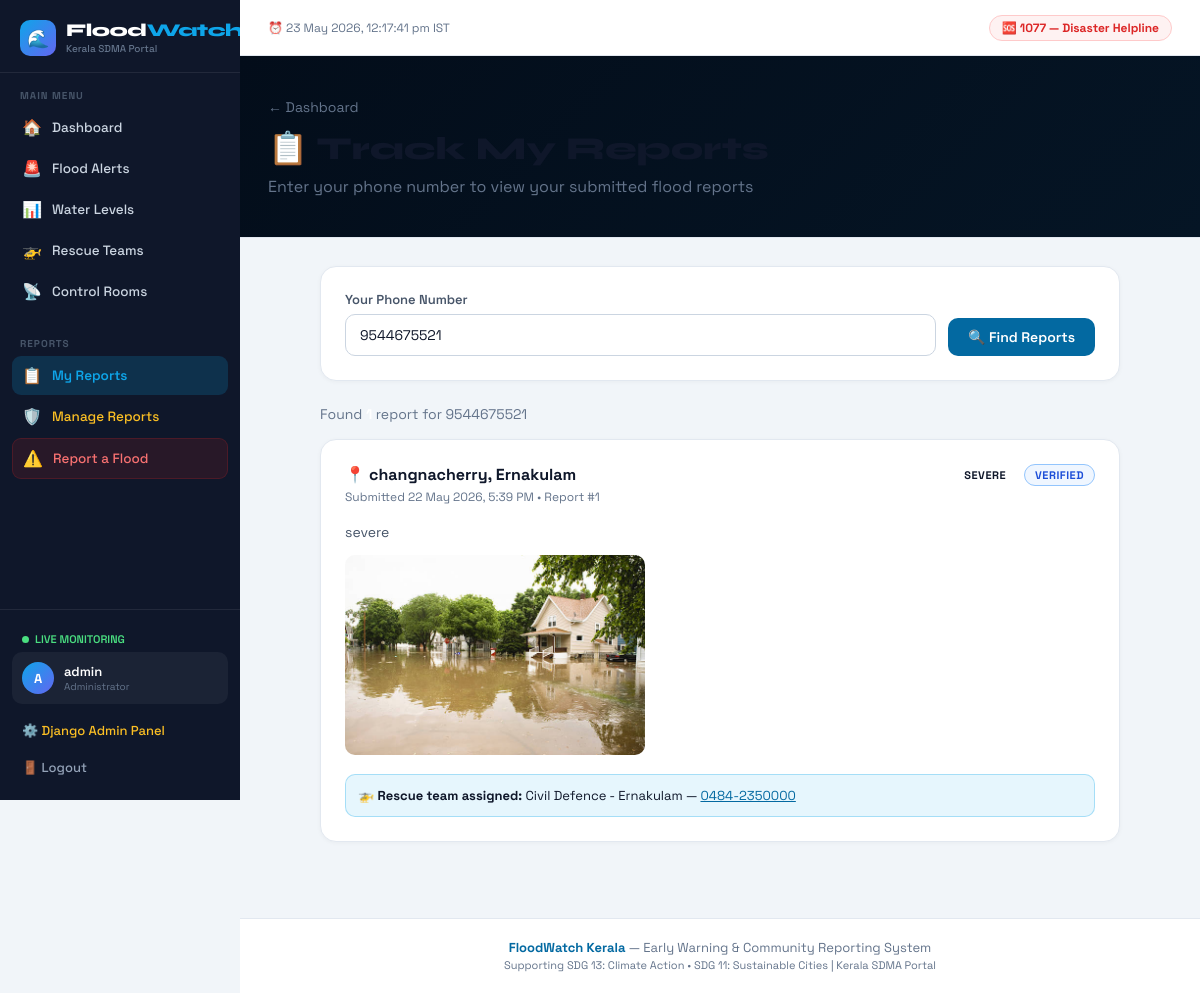
Screenshot of /my-reports/?phone=9544675521 (signed in) with the database file from the repository.
### core/models.py (models this page shows, shortened)
class FloodReport(models.Model):
    STATUS_CHOICES = [
        ('PENDING', 'Pending Review'),
        ('VERIFIED', 'Verified'),
        ('RESOLVED', 'Resolved'),
        ('REJECTED', 'Rejected'),
    ]
    SEVERITY_CHOICES = [
        ('MINOR', 'Minor'),
        ('MODERATE', 'Moderate'),
        ('SEVERE', 'Severe'),
        ('CATASTROPHIC', 'Catastrophic'),
    ]
    reporter_name = models.CharField(max_length=200)
    reporter_phone = models.CharField(max_length=20)
    reporter_email = models.EmailField(blank=True)
    location = models.CharField(max_length=300)
    district = models.CharField(max_length=100)
    description = models.TextField()
    water_level_estimate = models.CharField(max_length=100, blank=True)
    severity = models.CharField(max_length=20, choices=SEVERITY_CHOICES, default='MODERATE')
    photo = models.ImageField(upload_to='reports/%Y/%m/', null=True, blank=True)
    latitude = models.FloatField(null=True, blank=True)
    longitude = models.FloatField(null=True, blank=True)
    status = models.CharField(max_length=20, choices=STATUS_CHOICES, default='PENDING')
    reported_at = models.DateTimeField(default=timezone.now)
    reviewed_by = models.ForeignKey(User, on_delete=models.SET_NULL, null=True, blank=True, related_name='reviewed_reports')
    admin_notes = models.TextField(blank=True)
    rescue_team_assigned = models.ForeignKey(RescueTeam, on_delete=models.SET_NULL, null=True, blank=True)
    people_affected = models.IntegerField(default=0)
    evacuation_needed = models.BooleanField(default=False)
    class Meta:
        ordering = ['-reported_at']
        verbose_name = "Flood Report"
        verbose_name_plural = "Flood Reports"

class RescueTeam(models.Model):
    name = models.CharField(max_length=200)
    team_type = models.CharField(max_length=100, choices=[
        ('NDRF', 'NDRF - National Disaster Response Force'),
        ('SDRF', 'SDRF - State Disaster Response Force'),
        ('FIRE', 'Fire & Rescue Services'),
        ('COAST_GUARD', 'Coast Guard'),
        ('POLICE', 'Police Emergency'),
        ('HEALTH', 'Health & Medical'),
        ('CIVIL', 'Civil Defence'),
        ('NGO', 'NGO / Volunteer Group'),
        ('OTHER', 'Other'),
    ])
    contact_number = models.CharField(max_length=20)
    alternate_number = models.CharField(max_length=20, blank=True)
    email = models.EmailField(blank=True)
    district = models.CharField(max_length=100)
    base_location = models.CharField(max_length=200)
    is_available = models.BooleanField(default=True)
    personnel_count = models.IntegerField(default=0)
    vehicles_available = models.IntegerField(default=0)
    boats_available = models.IntegerField(default=0)
    notes = models.TextField(blank=True)
    created_at = models.DateTimeField(auto_now_add=True)
    updated_at = models.DateTimeField(auto_now=True)
    class Meta:
        ordering = ['district', 'name']
        verbose_name = "Rescue Team"
        verbose_name_plural = "Rescue Teams"

### core/views.py (the view)
# urls.py: path('my-reports/', views.my_reports, name='my_reports'),
@login_required
def my_reports(request):
    phone = request.GET.get('phone', '')
    reports = []
    if phone:
        reports = FloodReport.objects.filter(reporter_phone=phone).order_by('-reported_at')
    return render(request, 'core/my_reports.html', {'reports': reports, 'phone': phone, 'page': 'my_reports'})

### core/templates/core/my_reports.html (shortened to what this page needs)
{% extends 'core/base.html' %}
{% block content %}
<div style="background:linear-gradient(135deg,#030d1a,#051525); border-bottom:1px solid var(--border); padding:40px 0;">
    <div class="container">
        <a href="/" style="color:var(--text-muted); text-decoration:none; font-size:14px;">← Dashboard</a>
        <h1 style="font-family:'Syne',sans-serif; font-size:32px; font-weight:800; margin-top:12px;">📋 Track My Reports</h1>
        <p style="color:var(--text-muted); margin-top:8px;">Enter your phone number to view your submitted flood reports</p>
    </div>
</div>
<div class="container page-body" style="max-width:800px;">
    <div class="card" style="margin-bottom:24px;">
        <form method="get" style="display:flex; gap:12px; align-items:flex-end; flex-wrap:wrap;">
            <div style="flex:1; min-width:200px;">
                <label class="form-label">Your Phone Number</label>
                <input type="text" name="phone" value="{{ phone }}" placeholder="+91 XXXXX XXXXX" class="form-input">
            </div>
            <button type="submit" class="btn btn-primary">🔍 Find Reports</button>
        </form>
    </div>
    {% if phone %}
        {% if reports %}
        <div style="margin-bottom:16px; font-size:14px; color:var(--text-muted);">
            Found <strong style="color:white;">{{ reports.count }}</strong> report{{ reports.count|pluralize }} for {{ phone }}
        </div>
        {% for report in reports %}
        <div class="card" style="margin-bottom:16px;">
            <div style="display:flex; justify-content:space-between; align-items:flex-start; margin-bottom:16px; flex-wrap:wrap; gap:8px;">
                <div>
                    <div style="font-weight:700; font-size:16px; margin-bottom:4px;">📍 {{ report.location }}, {{ report.district }}</div>
                    <div style="font-size:12px; color:var(--text-muted);">Submitted {{ report.reported_at|date:"d M Y, g:i A" }} • Report #{{ report.id }}</div>
                </div>
                <div style="display:flex; gap:8px;">
                    <span class="badge badge-{{ report.severity|lower }}">{{ report.severity }}</span>
                    <span class="badge badge-{{ report.status|lower }}">{{ report.status }}</span>
                </div>
            </div>
            <p style="font-size:14px; color:var(--text-dim); line-height:1.6; margin-bottom:12px;">{{ report.description }}</p>
            {% if report.photo %}
            <img src="{{ report.photo.url }}" style="max-width:100%; max-height:200px; border-radius:10px; object-fit:cover;" alt="Report photo">
            {% endif %}
            {% if report.rescue_team_assigned %}
            <div style="margin-top:14px; padding:12px; background:rgba(14,165,233,0.1); border:1px solid rgba(14,165,233,0.3); border-radius:10px; font-size:13px;">
                🚁 <strong>Rescue team assigned:</strong> {{ report.rescue_team_assigned.name }} —
                <a href="tel:{{ report.rescue_team_assigned.contact_number }}" style="color:var(--primary);">{{ report.rescue_team_assigned.contact_number }}</a>
            </div>
            {% endif %}
        </div>
        {% endfor %}
        {% endif %}
    {% endif %}
</div>
{% endblock %}

### core/templates/core/base.html (shortened to what this page needs)
<!DOCTYPE html>
<html lang="en">
<head>
</head>
<body>
<aside class="sidebar" id="sidebar">
    <a href="/" class="sidebar-brand">
        <div class="sidebar-logo">🌊</div>
        <div>
            <div class="sidebar-brand-text">Flood<span>Watch</span></div>
            <div class="sidebar-brand-sub">Kerala SDMA Portal</div>
        </div>
    </a>
    <div class="sidebar-section">
        <div class="sidebar-section-label">Main Menu</div>
        <ul class="sidebar-nav">
            <li><a href="/" class="{% if page == 'home' %}active{% endif %}"><span class="nav-icon">🏠</span> Dashboard</a></li>
            <li>
                <a href="/alerts/" class="{% if page == 'alerts' %}active{% endif %}">
                    <span class="nav-icon">🚨</span> Flood Alerts
                </a>
            </li>
            <li><a href="/water-levels/" class="{% if page == 'water_levels' %}active{% endif %}"><span class="nav-icon">📊</span> Water Levels</a></li>
            <li><a href="/rescue-teams/" class="{% if page == 'rescue' %}active{% endif %}"><span class="nav-icon">🚁</span> Rescue Teams</a></li>
            <li><a href="/control-rooms/" class="{% if page == 'control_rooms' %}active{% endif %}"><span class="nav-icon">📡</span> Control Rooms</a></li>
        </ul>
    </div>
    <div class="sidebar-section">
        <div class="sidebar-section-label">Reports</div>
        <ul class="sidebar-nav">
            <li><a href="/my-reports/" class="{% if page == 'my_reports' %}active{% endif %}"><span class="nav-icon">📋</span> My Reports</a></li>
            {% if user.is_staff %}
            <li><a href="/admin-reports/" class="{% if page == 'admin_reports' %}active{% endif %}" style="color: #fbbf24;"><span class="nav-icon">🛡️</span> Manage Reports</a></li>
            {% endif %}
            <li><a href="/report/" class="sidebar-report-link {% if page == 'report' %}active{% endif %}"><span class="nav-icon">⚠️</span> Report a Flood</a></li>
        </ul>
    </div>
    <div class="sidebar-footer">
        <div class="sidebar-live">
            <div class="live-dot"></div> LIVE MONITORING
        </div>
        {% if user.is_authenticated %}
        <div class="sidebar-user">
            <div class="sidebar-avatar">{{ user.username|first|upper }}</div>
            <div>
                <div class="sidebar-username">{{ user.username }}</div>
                <div class="sidebar-role">{% if user.is_staff %}Administrator{% else %}Public User{% endif %}</div>
            </div>
        </div>
        {% if user.is_staff %}
        <a href="/admin/" class="sidebar-logout" style="color: #fbbf24; margin-bottom:4px;">⚙️ Django Admin Panel</a>
        {% endif %}
        <a href="/logout/" class="sidebar-logout">🚪 Logout</a>
        {% else %}
        <a href="/portal/" class="sidebar-logout" style="color: var(--sidebar-active);">🔐 Login / Register</a>
        {% endif %}
    </div>
</aside>
<div class="main-wrap">
    <div class="topbar">
        <div class="topbar-left">
            <span class="topbar-clock" id="topbar-clock">⏰ Loading...</span>
        </div>
        <div class="topbar-right">
            <a href="tel:1077" class="topbar-emergency">🆘 1077 — Disaster Helpline</a>
        </div>
    </div>
    <div class="page-content">
        {% block content %}{% endblock %}
    </div>
    <footer class="footer">
        <div class="container">
            <p class="footer-text">
                <strong>FloodWatch Kerala</strong> — Early Warning &amp; Community Reporting System<br>
                <span style="font-size:11px;">Supporting SDG 13: Climate Action • SDG 11: Sustainable Cities | Kerala SDMA Portal</span>
            </p>
        </div>
    </footer>
</div>
</body>
</html>

### rows the page displays
FloodReport: location "changnacherry", district "Ernakulam", reported_at "22 May 2026, 5:39 PM", id "1", severity "SEVERE", status "VERIFIED", description "severe", photo (picture), rescue_team_assigned.name "Civil Defence - Ernakulam", rescue_team_assigned.contact_number "0484-2350000"

### other values shown
{{ user.username|first|upper }} "A"
{{ user.username }} "admin"
{{ phone }} "9544675521"
